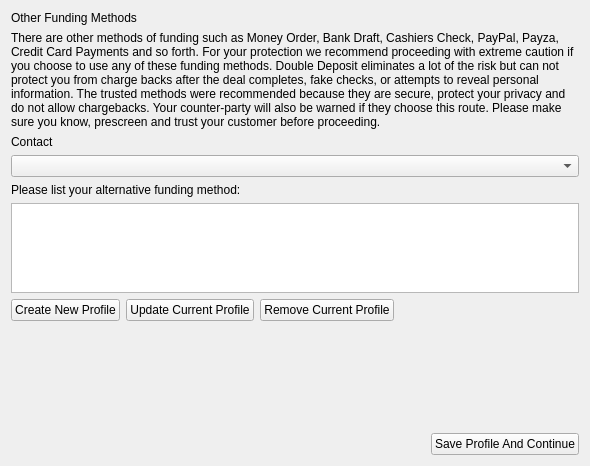
<?xml version="1.0" encoding="UTF-8"?>
<ui version="4.0">
 <class>Form</class>
 <widget class="QWidget" name="Form">
  <property name="geometry">
   <rect>
    <x>0</x>
    <y>0</y>
    <width>590</width>
    <height>466</height>
   </rect>
  </property>
  <property name="windowTitle">
   <string>Form</string>
  </property>
  <layout class="QGridLayout" name="gridLayout">
   <item row="8" column="0">
    <layout class="QHBoxLayout" name="horizontalLayout">
     <item>
      <spacer name="horizontalSpacer">
       <property name="orientation">
        <enum>Qt::Horizontal</enum>
       </property>
       <property name="sizeHint" stdset="0">
        <size>
         <width>40</width>
         <height>20</height>
        </size>
       </property>
      </spacer>
     </item>
     <item>
      <widget class="QPushButton" name="Save5">
       <property name="text">
        <string>Save Profile And Continue</string>
       </property>
      </widget>
     </item>
    </layout>
   </item>
   <item row="6" column="0">
    <layout class="QHBoxLayout" name="horizontalLayout_2">
     <item>
      <widget class="QPushButton" name="Create5">
       <property name="text">
        <string>Create New Profile</string>
       </property>
      </widget>
     </item>
     <item>
      <widget class="QPushButton" name="Update5">
       <property name="text">
        <string>Update Current Profile</string>
       </property>
      </widget>
     </item>
     <item>
      <widget class="QPushButton" name="Remove5">
       <property name="text">
        <string>Remove Current Profile</string>
       </property>
      </widget>
     </item>
     <item>
      <spacer name="horizontalSpacer_2">
       <property name="orientation">
        <enum>Qt::Horizontal</enum>
       </property>
       <property name="sizeHint" stdset="0">
        <size>
         <width>40</width>
         <height>20</height>
        </size>
       </property>
      </spacer>
     </item>
    </layout>
   </item>
   <item row="0" column="0">
    <widget class="QLabel" name="OtherFundText">
     <property name="text">
      <string>Other Funding Methods</string>
     </property>
    </widget>
   </item>
   <item row="7" column="0">
    <spacer name="verticalSpacer">
     <property name="orientation">
      <enum>Qt::Vertical</enum>
     </property>
     <property name="sizeHint" stdset="0">
      <size>
       <width>20</width>
       <height>20</height>
      </size>
     </property>
    </spacer>
   </item>
   <item row="3" column="0">
    <widget class="QComboBox" name="OtherFundSelect">
     <property name="cursor">
      <cursorShape>PointingHandCursor</cursorShape>
     </property>
    </widget>
   </item>
   <item row="4" column="0">
    <widget class="QLabel" name="AltText">
     <property name="text">
      <string>Please list your alternative funding method:</string>
     </property>
    </widget>
   </item>
   <item row="1" column="0">
    <widget class="QLabel" name="OtherFundBrowser">
     <property name="text">
      <string>There are other methods of funding such as Money Order, Bank Draft, Cashiers Check, PayPal, Payza, Credit Card Payments and so forth. For your protection we recommend proceeding with extreme caution if you choose to use any of these funding methods. Double Deposit eliminates a lot of the risk but can not protect you from charge backs after the deal completes, fake checks, or attempts to reveal personal information. The trusted methods were recommended because they are secure, protect your privacy and do not allow chargebacks. Your counter-party will also be warned if they choose this route. Please make sure you know, prescreen and trust your customer before proceeding.</string>
     </property>
     <property name="wordWrap">
      <bool>true</bool>
     </property>
    </widget>
   </item>
   <item row="5" column="0">
    <widget class="QTextEdit" name="OtherFundBox">
     <property name="sizePolicy">
      <sizepolicy hsizetype="Expanding" vsizetype="Expanding">
       <horstretch>1</horstretch>
       <verstretch>1</verstretch>
      </sizepolicy>
     </property>
     <property name="maximumSize">
      <size>
       <width>16777215</width>
       <height>90</height>
      </size>
     </property>
    </widget>
   </item>
   <item row="2" column="0">
    <widget class="QLabel" name="label">
     <property name="text">
      <string>Contact</string>
     </property>
    </widget>
   </item>
  </layout>
 </widget>
 <resources>
  <include location="../../../NEW UI/Halo.qrc"/>
 </resources>
 <connections/>
</ui>
